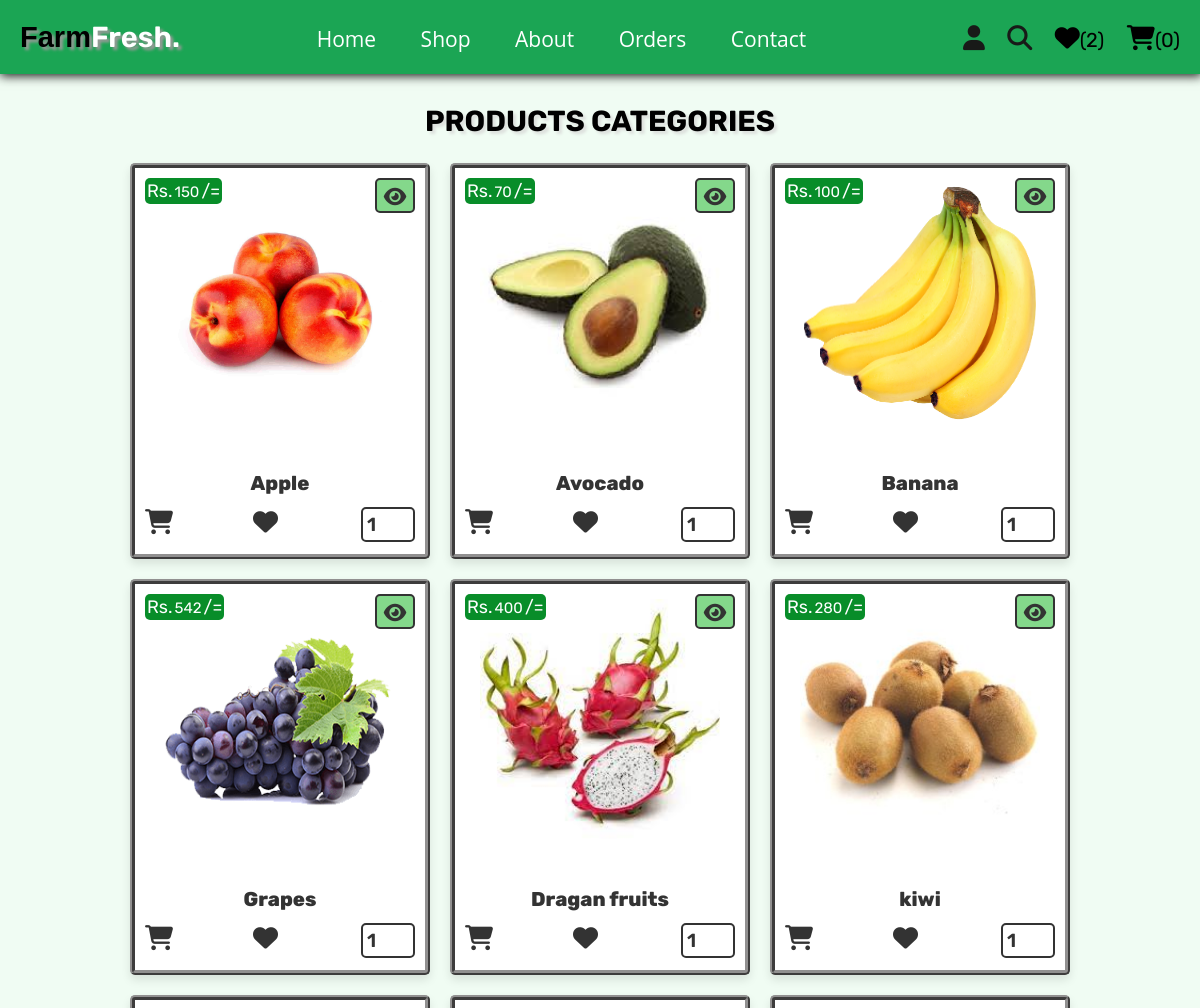
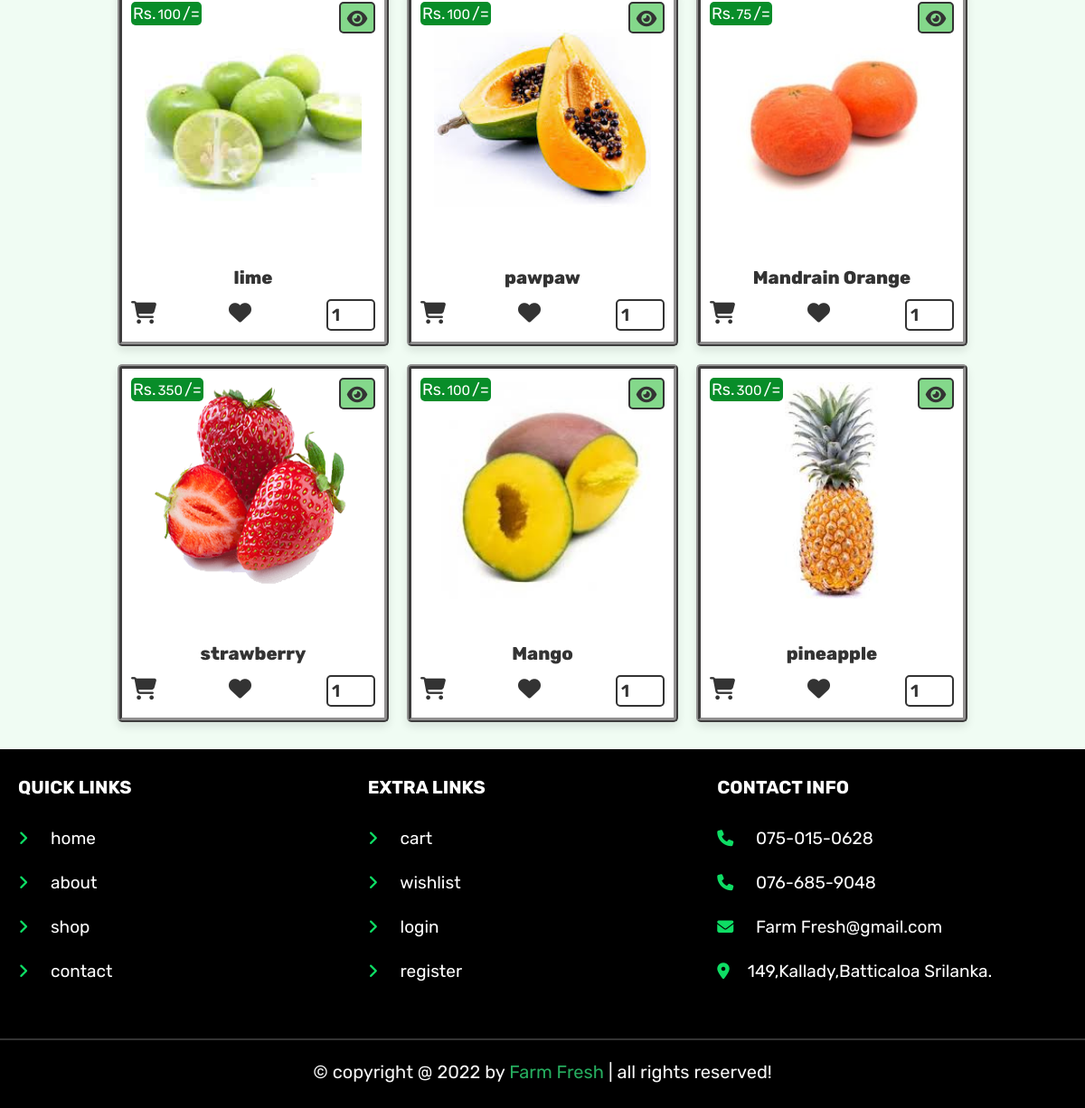
The app's page /category.php?category=fruits (signed in) with its own data (2 pictures, top to bottom).
### tables this page shows
CREATE TABLE `products` (
  `id` int(100) NOT NULL,
  `name` varchar(100) NOT NULL,
  `category` varchar(20) NOT NULL,
  `details` varchar(500) NOT NULL,
  `price` int(100) NOT NULL,
  `image` varchar(100) NOT NULL
);

### category.php (the view, shortened to what this page needs)
<?php
@include 'config.php';
?>
<!DOCTYPE html>
<html lang="en">
<head>
   <link rel="stylesheet" href="https://cdnjs.cloudflare.com/ajax/libs/font-awesome/6.1.1/css/all.min.css">
   <link rel="stylesheet" href="css/homestyle.css">
</head>
<body>
<?php include 'header.php'; ?>
<section class="products">
   <h1 class="title">products categories</h1>
   <div class="box-container">
   <?php
      $category_name = $_GET['category'];
      $select_products = $conn->prepare("SELECT * FROM `products` WHERE category = ?");
      $select_products->execute([$category_name]);
      if($select_products->rowCount() > 0){
         while($fetch_products = $select_products->fetch(PDO::FETCH_ASSOC)){
   ?>
   <form action="" class="box" method="POST">
      <div class="price">Rs.<span><?= $fetch_products['price']; ?></span>/=</div>
      <a href="view_page.php?pid=<?= $fetch_products['id']; ?>" class="fas fa-eye"></a>
      <img src="uploaded_img/<?= $fetch_products['image']; ?>" alt="">
      <div class="name"><?= $fetch_products['name']; ?></div>
      <div class="latest-btn">
        <button type="submit" class="option-buttn" name="add_to_cart"><i class="fas fa-cart-shopping fa-bounce" style=" --fa-bounce-start-scale-x: 1; --fa-bounce-start-scale-y: 1; --fa-bounce-jump-scale-x: 1; --fa-bounce-jump-scale-y: 1; --fa-bounce-land-scale-x: 1; --fa-bounce-land-scale-y: 1; " ></i></button>
        <button type="submit" class="option-buttn" name="add_to_wishlist" ><i class="fa-solid fa-heart fa-beat"></i></button>
        <input type="number" min="0" value="1" name="p_qty" class="qty">
      </div>
   </form>
   <?php
         }
      }else{
         echo '<p class="empty">no products available!</p>';
      }
   ?>
   </div>
</section>
<?php include 'footer.php'; ?>
</body>
</html>

### header.php (shortened to what this page needs)
<header class="header">
   <div class="flex">
      <a href="admin_page.php" class="logo">Farm<span>Fresh.</span></a>
      <nav class="navbar">
         <a href="home.php">Home</a>
         <a href="shop.php">Shop</a>
         <a href="about.php">About</a>
         <a href="orders.php">Orders</a>
         <a href="contact.php">Contact</a>
      </nav>
      <div class="icons">
         <div id="user-btn" class="fas fa-user"></div>
         <a href="search_page.php" class="fas fa-search"></a>
         <?php
            $count_cart_items = $conn->prepare("SELECT * FROM `cart` WHERE user_id = ?");
            $count_cart_items->execute([$user_id]);
            $count_wishlist_items = $conn->prepare("SELECT * FROM `wishlist` WHERE user_id = ?");
            $count_wishlist_items->execute([$user_id]);
         ?>
         <a href="wishlist.php"><i class="fas fa-heart"></i><span>(<?= $count_wishlist_items->rowCount(); ?>)</span></a>
         <a href="cart.php"><i class="fas fa-shopping-cart"></i><span>(<?= $count_cart_items->rowCount(); ?>)</span></a>
      </div>
   </div>
</header>

### footer.php
<footer class="footer">
   <section class="box-container">
      <div class="box">
         <h3>quick links</h3>
         <a href="home.php"> <i class="fas fa-angle-right"></i> home</a>
         <a href="about.php"> <i class="fas fa-angle-right"></i> about</a>
         <a href="shop.php"> <i class="fas fa-angle-right"></i> shop</a>
         <a href="contact.php"> <i class="fas fa-angle-right"></i> contact</a>
      </div>
      <div class="box">
         <h3>extra links</h3>
         <a href="cart.php"> <i class="fas fa-angle-right"></i> cart</a>
         <a href="wishlist.php"> <i class="fas fa-angle-right"></i> wishlist</a>
         <a href="login.php"> <i class="fas fa-angle-right"></i> login</a>
         <a href="register.php"> <i class="fas fa-angle-right"></i> register</a>
      </div>
      <div class="box">
         <h3>contact info</h3>
         <p> <i class="fas fa-phone"></i> 075-015-0628 </p>
         <p> <i class="fas fa-phone"></i> 076-685-9048 </p>
         <p> <i class="fas fa-envelope"></i> Farm Fresh@gmail.com </p>
         <p> <i class="fas fa-map-marker-alt"></i>149,Kallady,Batticaloa Srilanka.</p>
      </div>
   </section>
   <p class="credit"> &copy; copyright @ <?= date('Y'); ?> by <span>Farm Fresh</span> | all rights reserved! </p>
</footer>

### css/homestyle.css (style rules this page uses)
.products .box-container { display: grid; grid-template-columns: repeat(auto-fit, 30rem); gap: 2rem; justify-content: center; align-items: flex-start; }
.products .box-container .box { padding: 1rem; text-align: center; background-color: var(--white); box-shadow: var(--box-shadow); border-radius: 0.5rem; position: relative; border: 5px ridge rgb(145, 144, 144); transition: 1s; }
.products .box-container .box .price { position: absolute; top: 1rem; left: 1rem; padding: 0.2rem; border-radius: 0.5rem; background-color: rgb(8, 141, 41); font-size: 1.8rem; color: var(--white); }
.products .box-container .box .price span { font-size: 1.5rem; color: var(--white); margin: 0 0.2rem; }
.products .box-container .box .fa-eye { position: absolute; top: 1rem; right: 1rem; border-radius: 0.5rem; height: 3.5rem; line-height: 3.3rem; width: 4rem; border: var(--border); color: var(--black); font-size: 2rem; background-color: rgb(132, 216, 139); }
.products .box-container .box img { width: 250px; height: 250px; margin-bottom: 3rem; padding: 5px; }
.products .box-container .box .name { font-size: 2rem; color: var(--black); font-weight: 800; padding: 1rem 0; }
.products .box-container .box .qty { margin: 0.2rem 0; border-radius: 0.5rem; padding: 0.4rem; font-size: 1.9rem; font-weight: 600; color: var(--black); border: var(--border); width: 20%; }
.products .box-container .box .option-buttn { height: 3.5rem; width: 0.001rem; font-size: 2.5rem; }
.products .box-container .box .latest-btn { display: flex; flex-direction: row; justify-content: space-between; align-items: baseline; }

### css/components.css (style rules this page uses)
:root { --green: rgb(38, 173, 95); --orange: #f39c12; --red: #e74c3c; --black: #333; --light-color: #666; --white: #fff; --light-bg: #f6f6f6; --border: 0.2rem solid var(--black); --box-shadow: 0 0.5rem 1rem rgba(0, 0, 0, 0.1); --text-decoration: none; }
* { font-family: "Rubik", sans-serif; margin: 0; padding: 0; box-sizing: border-box; outline: none; border: none; text-decoration: none; color: var(--black); }
body { background-color: rgb(240, 252, 243); }
html { font-size: 62.5%; overflow-x: hidden; scroll-behavior: smooth; scroll-padding-top: 6.5rem; }
section { padding: 3rem 2rem; max-width: 1200px; margin: 0 auto; }
.title { text-align: center; margin-bottom: 2.5rem; text-transform: uppercase; color:rgb(0, 0, 0); font-size: 2.9rem; text-shadow: 3px 3px 3px #dde0dd; }
.header { background-color: #1ba554; position: sticky; top: 0; left: 0; right: 0; z-index: 1000; box-shadow: 1px 1px 10px 1px rgb(22, 26, 22); }
.header .flex { padding: 20px; display: flex; width: 100%; align-items: baseline; position: relative; justify-content: space-between; }
.header .flex .logo { font-size: 29px; color: rgb(0, 0, 0); font-weight: 600; padding-left: 0px; font-family: "Sofia", sans-serif; text-shadow: 3px 3px 3px #9b9999; }
.header .flex .logo span { color: #fff; }
.header .flex .navbar a { font-family: "Open Sans", sans-serif; margin: 0 2.1rem; font-size: 2.1rem; color: rgb(255, 255, 255); }
.header .flex .icons > * { font-size: 2.5rem; color: rgb(24, 26, 24); cursor: pointer; margin-left: 2rem; }
.header .flex .icons a span, .header .flex .icons a i { color: black; }
.header .flex .icons a span { font-size: 2rem; }
.footer { background-color: rgb(0, 0, 0); }
.footer .box-container { display: grid; grid-template-columns: repeat(auto-fit, minmax(30rem, 1fr)); gap: rem; align-items: flex-start; }
.footer .box-container .box h3 { text-transform: uppercase; color: #fff; margin-bottom: 2rem; font-size: 2rem; }
.footer .box-container .box a, .footer .box-container .box p { display: block; padding: 1.3rem 0; font-size: 1.9rem; color: #fff; }
.footer .box-container .box a i, .footer .box-container .box p i { color: #0edd64; padding-right: 2rem; font-size: 18px; }
.footer .credit { margin-top: 2rem; padding: 2rem 1.5rem; padding-bottom: 2.5rem; line-height: 1.5; border-top: var(--border); text-align: center; font-size: 2rem; color: #f6f6f6; }
.footer .credit span { color: var(--green); }

### records on screen
products: price "150", image (picture), name "Apple"
products: price "70", image (picture), name "Avocado"
products: price "100", image (picture), name "Banana"
products: price "542", image (picture), name "Grapes"
products: price "400", image (picture), name "Dragan fruits"
products: price "280", image (picture), name "kiwi"
products: price "100", image (picture), name "lime"
products: price "100", image (picture), name "pawpaw"
products: price "75", image (picture), name "Mandrain Orange"
products: price "350", image (picture), name "strawberry"
products: price "100", image (picture), name "Mango"
products: price "300", image (picture), name "pineapple"

### other values on screen
$count_wishlist_items->rowCount() "2"
$count_cart_items->rowCount() "0"
